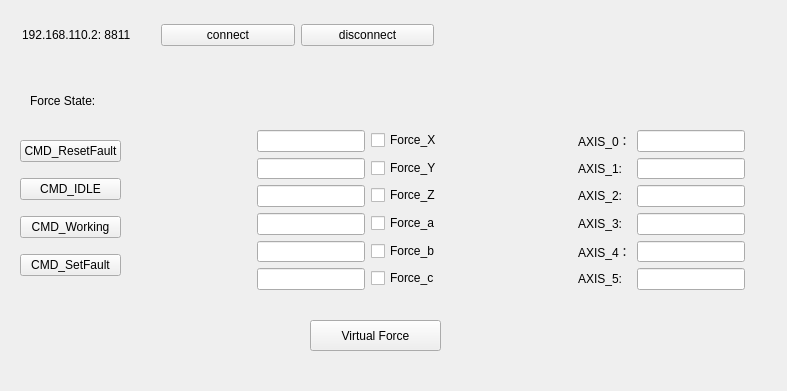
<?xml version="1.0" encoding="UTF-8"?>
<ui version="4.0">
 <class>Widget</class>
 <widget class="QWidget" name="Widget">
  <property name="geometry">
   <rect>
    <x>0</x>
    <y>0</y>
    <width>787</width>
    <height>391</height>
   </rect>
  </property>
  <property name="windowTitle">
   <string>Widget</string>
  </property>
  <widget class="QLabel" name="label">
   <property name="geometry">
    <rect>
     <x>30</x>
     <y>80</y>
     <width>101</width>
     <height>41</height>
    </rect>
   </property>
   <property name="text">
    <string>Force State:</string>
   </property>
  </widget>
  <widget class="QPushButton" name="btn_force">
   <property name="geometry">
    <rect>
     <x>310</x>
     <y>320</y>
     <width>131</width>
     <height>31</height>
    </rect>
   </property>
   <property name="text">
    <string>Virtual Force</string>
   </property>
  </widget>
  <widget class="QWidget" name="layoutWidget">
   <property name="geometry">
    <rect>
     <x>20</x>
     <y>130</y>
     <width>725</width>
     <height>160</height>
    </rect>
   </property>
   <layout class="QHBoxLayout" name="horizontalLayout_3">
    <item>
     <layout class="QVBoxLayout" name="verticalLayout">
      <item>
       <widget class="QPushButton" name="btn_resetFault">
        <property name="text">
         <string>CMD_ResetFault</string>
        </property>
       </widget>
      </item>
      <item>
       <widget class="QPushButton" name="btn_Idle">
        <property name="text">
         <string>CMD_IDLE</string>
        </property>
       </widget>
      </item>
      <item>
       <widget class="QPushButton" name="btn_working">
        <property name="text">
         <string>CMD_Working</string>
        </property>
       </widget>
      </item>
      <item>
       <widget class="QPushButton" name="btn_setFault">
        <property name="text">
         <string>CMD_SetFault</string>
        </property>
       </widget>
      </item>
     </layout>
    </item>
    <item>
     <spacer name="horizontalSpacer">
      <property name="orientation">
       <enum>Qt::Horizontal</enum>
      </property>
      <property name="sizeHint" stdset="0">
       <size>
        <width>40</width>
        <height>20</height>
       </size>
      </property>
     </spacer>
    </item>
    <item>
     <layout class="QFormLayout" name="formLayout">
      <item row="0" column="1">
       <widget class="QCheckBox" name="cbx_axis_0">
        <property name="text">
         <string>Force_X</string>
        </property>
       </widget>
      </item>
      <item row="1" column="0">
       <widget class="QLineEdit" name="lineEdit_2"/>
      </item>
      <item row="1" column="1">
       <widget class="QCheckBox" name="cbx_axis_1">
        <property name="text">
         <string>Force_Y</string>
        </property>
       </widget>
      </item>
      <item row="2" column="0">
       <widget class="QLineEdit" name="lineEdit_3"/>
      </item>
      <item row="2" column="1">
       <widget class="QCheckBox" name="cbx_axis_2">
        <property name="text">
         <string>Force_Z</string>
        </property>
       </widget>
      </item>
      <item row="3" column="0">
       <widget class="QLineEdit" name="lineEdit_4"/>
      </item>
      <item row="3" column="1">
       <widget class="QCheckBox" name="cbx_axis_3">
        <property name="text">
         <string>Force_a</string>
        </property>
       </widget>
      </item>
      <item row="4" column="0">
       <widget class="QLineEdit" name="lineEdit_5"/>
      </item>
      <item row="4" column="1">
       <widget class="QCheckBox" name="cbx_axis_4">
        <property name="text">
         <string>Force_b</string>
        </property>
       </widget>
      </item>
      <item row="5" column="0">
       <widget class="QLineEdit" name="lineEdit_6"/>
      </item>
      <item row="5" column="1">
       <widget class="QCheckBox" name="cbx_axis_5">
        <property name="text">
         <string>Force_c</string>
        </property>
       </widget>
      </item>
      <item row="0" column="0">
       <widget class="QLineEdit" name="lineEdit_1"/>
      </item>
     </layout>
    </item>
    <item>
     <spacer name="horizontalSpacer_2">
      <property name="orientation">
       <enum>Qt::Horizontal</enum>
      </property>
      <property name="sizeHint" stdset="0">
       <size>
        <width>40</width>
        <height>20</height>
       </size>
      </property>
     </spacer>
    </item>
    <item>
     <layout class="QFormLayout" name="layout_monitor">
      <item row="0" column="1">
       <widget class="QLineEdit" name="theta_axis_0"/>
      </item>
      <item row="1" column="0">
       <widget class="QLabel" name="label_4">
        <property name="text">
         <string>AXIS_1:</string>
        </property>
       </widget>
      </item>
      <item row="1" column="1">
       <widget class="QLineEdit" name="theta_axis_1"/>
      </item>
      <item row="2" column="0">
       <widget class="QLabel" name="label_5">
        <property name="text">
         <string>AXIS_2:</string>
        </property>
       </widget>
      </item>
      <item row="2" column="1">
       <widget class="QLineEdit" name="theta_axis_2"/>
      </item>
      <item row="3" column="0">
       <widget class="QLabel" name="label_6">
        <property name="text">
         <string>AXIS_3:</string>
        </property>
       </widget>
      </item>
      <item row="3" column="1">
       <widget class="QLineEdit" name="theta_axis_3"/>
      </item>
      <item row="4" column="0">
       <widget class="QLabel" name="label_7">
        <property name="text">
         <string>AXIS_4：</string>
        </property>
       </widget>
      </item>
      <item row="4" column="1">
       <widget class="QLineEdit" name="theta_axis_4"/>
      </item>
      <item row="5" column="0">
       <widget class="QLabel" name="label_8">
        <property name="text">
         <string>AXIS_5:</string>
        </property>
       </widget>
      </item>
      <item row="5" column="1">
       <widget class="QLineEdit" name="theta_axis_5"/>
      </item>
      <item row="0" column="0">
       <widget class="QLabel" name="label_3">
        <property name="text">
         <string>AXIS_0：</string>
        </property>
       </widget>
      </item>
     </layout>
    </item>
   </layout>
  </widget>
  <widget class="QLabel" name="lab_force_state">
   <property name="geometry">
    <rect>
     <x>150</x>
     <y>80</y>
     <width>131</width>
     <height>41</height>
    </rect>
   </property>
   <property name="text">
    <string/>
   </property>
  </widget>
  <widget class="QWidget" name="">
   <property name="geometry">
    <rect>
     <x>22</x>
     <y>20</y>
     <width>551</width>
     <height>30</height>
    </rect>
   </property>
   <layout class="QHBoxLayout" name="horizontalLayout">
    <item>
     <widget class="QLabel" name="label_9">
      <property name="text">
       <string>192.168.110.2: 8811</string>
      </property>
     </widget>
    </item>
    <item>
     <widget class="QPushButton" name="btn_connect">
      <property name="text">
       <string>connect</string>
      </property>
     </widget>
    </item>
    <item>
     <widget class="QPushButton" name="btn_disconnect">
      <property name="text">
       <string>disconnect</string>
      </property>
     </widget>
    </item>
    <item>
     <widget class="QLabel" name="lab_info">
      <property name="text">
       <string/>
      </property>
     </widget>
    </item>
   </layout>
  </widget>
 </widget>
 <resources/>
 <connections/>
</ui>
